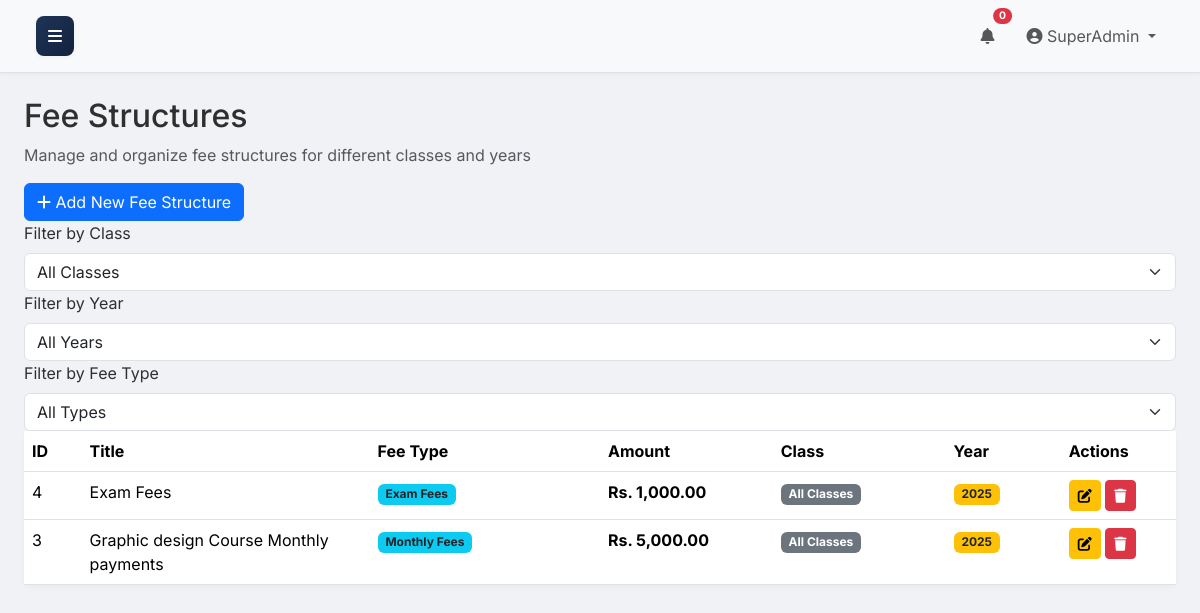
The page /fee_structures/list.php (signed in) on the database its author committed.
### tables this page shows
CREATE TABLE `fee_structures` (
  `id` int(11) NOT NULL,
  `title` varchar(150) NOT NULL,
  `type_id` int(11) NOT NULL,
  `amount` decimal(10,2) NOT NULL,
  `applicable_class` varchar(50) DEFAULT NULL,
  `applicable_year` int(11) DEFAULT NULL,
  `created_at` timestamp NOT NULL DEFAULT current_timestamp()
);

CREATE TABLE `fee_types` (
  `id` int(11) NOT NULL,
  `name` varchar(100) NOT NULL,
  `description` text DEFAULT NULL,
  `created_at` timestamp NOT NULL DEFAULT current_timestamp()
);

### public/fee_structures/list.php (the view, shortened to what this page needs)
<?php
require_once '../includes/header.php';
$pdo = get_pdo_connection();
$fee_structures = [];
try {
    $stmt = $pdo->query("SELECT fs.id, fs.title, ft.name AS type_name, fs.amount, fs.applicable_class, fs.applicable_year FROM fee_structures fs JOIN fee_types ft ON fs.type_id = ft.id ORDER BY fs.title");
    $fee_structures = $stmt->fetchAll(PDO::FETCH_ASSOC);
} catch (PDOException $e) {
    set_message('error', 'Database error fetching fee structures: ' . $e->getMessage());
}
?>
    <div class="container-fluid page-container">
        <div class="page-header">
            <div>
                <h2>Fee Structures</h2>
                <p class="text-muted">Manage and organize fee structures for different classes and years</p>
            </div>
            <div>
                <a href="add.php" class="btn btn-primary">
                    <i class="fas fa-plus"></i> Add New Fee Structure
                </a>
            </div>
        </div>
        <div class="filters-section">
            <form id="filterForm" class="form-row">
                <div class="form-group">
                    <label for="filterClass" class="form-label">Filter by Class</label>
                    <select class="form-select" id="filterClass">
                        <option value="">All Classes</option>
                    </select>
                </div>
                <div class="form-group">
                    <label for="filterYear" class="form-label">Filter by Year</label>
                    <select class="form-select" id="filterYear">
                        <option value="">All Years</option>
                    </select>
                </div>
                <div class="form-group">
                    <label for="filterType" class="form-label">Filter by Fee Type</label>
                    <select class="form-select" id="filterType">
                        <option value="">All Types</option>
                    </select>
                </div>
            </form>
        </div>
        <?php if (empty($fee_structures)): ?>
            <div class="card">
                <div class="card-body text-center py-5">
                    <i class="fas fa-clipboard-list fa-3x text-muted mb-3"></i>
                    <h4>No Fee Structures</h4>
                    <p class="text-muted">No fee structures have been defined yet.</p>
                    <a href="add.php" class="btn btn-primary">
                        <i class="fas fa-plus"></i> Add Your First Fee Structure
                    </a>
                </div>
            </div>
        <?php else: ?>
            <div class="card">
                <div class="table-responsive">
                    <table class="table table-hover mb-0">
                        <thead>
                            <tr>
                                <th width="5%">ID</th>
                                <th width="25%">Title</th>
                                <th width="20%">Fee Type</th>
                                <th width="15%">Amount</th>
                                <th width="15%">Class</th>
                                <th width="10%">Year</th>
                                <th width="10%">Actions</th>
                            </tr>
                        </thead>
                        <tbody>
                            <?php foreach ($fee_structures as $structure): ?>
                                <tr>
                                    <td data-label="ID"><?php echo htmlspecialchars($structure['id']); ?></td>
                                    <td data-label="Title"><?php echo htmlspecialchars($structure['title']); ?></td>
                                    <td data-label="Fee Type">
                                        <span class="badge bg-info text-dark">
                                            <?php echo htmlspecialchars($structure['type_name']); ?>
                                        </span>
                                    </td>
                                    <td data-label="Amount">
                                        <strong>Rs. <?php echo number_format($structure['amount'], 2); ?></strong>
                                    </td>
                                    <td data-label="Class">
                                        <?php if ($structure['applicable_class']): ?>
                                            <span class="badge bg-primary"><?php echo htmlspecialchars($structure['applicable_class']); ?></span>
                                        <?php else: ?>
                                            <span class="badge bg-secondary">All Classes</span>
                                        <?php endif; ?>
                                    </td>
                                    <td data-label="Year">
                                        <?php if ($structure['applicable_year']): ?>
                                            <span class="badge bg-warning text-dark"><?php echo htmlspecialchars($structure['applicable_year']); ?></span>
                                        <?php else: ?>
                                            <span class="badge bg-secondary">All Years</span>
                                        <?php endif; ?>
                                    </td>
                                    <td data-label="Actions">
                                        <div class="action-buttons">
                                            <a href="list.php?edit_id=<?php echo htmlspecialchars($structure['id']); ?>"
                                               class="btn btn-sm btn-warning"
                                               title="Edit">
                                                <i class="fas fa-edit"></i>
                                            </a>
                                            <a href="list.php?delete_id=<?php echo htmlspecialchars($structure['id']); ?>"
                                               class="btn btn-sm btn-danger"
                                               onclick="return confirm('Are you sure you want to delete this fee structure? This will also delete associated student fees and payments.');"
                                               title="Delete">
                                                <i class="fas fa-trash"></i>
                                            </a>
                                        </div>
                                    </td>
                            </tr>
                        <?php endforeach; ?>
                    </tbody>
                </table>
            </div>
        </div>
        <?php endif; ?>
    </div>

### public/assets/css/style.css (style rules this page uses)
html, body { height: 100%; margin: 0; padding: 0; }
:root { --primary-green: #1b4332; --accent-green: #2d6a4f; --light-green: #b7e4c7; --dark-green: #081c15; --professional-blue: #1d3557; --dark-blue: #14213d; --light-gray: #f0f2f5; --medium-gray: #6c757d; --border-color: #dee2e6; --primary: #1d3557; --primary-subtle: #e6eaf0; --success: #2d6a4f; --success-subtle: #e7f2ed; --warning: #ca6702; --warning-subtle: #fff1e6; --info: #184e77; --info-subtle: #e6eff4; --danger: #9b2226; --danger-subtle: #f8e7e7; --secondary: #4a4e69; --secondary-subtle: #ecedf2; --bg-dark: #f0f2f5; --card-bg: #f8f9fa; --timeline-bg: rgba(0, 0, 0, 0.03); --bg-dark: #f0f2f5; --sidebar-width: 250px; --sidebar-collapsed-width: 70px; --sidebar-transition: 0.3s; --shadow-sm: 0 .125rem .25rem rgba(0,0,0,.035); --shadow-md: 0 .5rem 1rem rgba(0,0,0,.05); --shadow-lg: 0 1rem 3rem rgba(0,0,0,.075); }
body { font-family: 'Inter', sans-serif; background-color: var(--bg-dark); overflow-x: hidden; color: #2f2f2f; }
.card { background: var(--card-bg); border: none; box-shadow: 0 2px 6px rgba(0, 0, 0, 0.04); }
@media (min-width: 992px) { body { overflow-x: hidden; } }

### rows shown on the page
fee_structures: id "4", title "Exam Fees", type.name "Exam Fees", amount "1,000.00", shows "All Classes", applicable_year "2025"
fee_structures: id "3", title "Graphic design Course Monthly payments", type.name "Monthly Fees", amount "5,000.00", shows "All Classes", applicable_year "2025"

### other values the page prints
$_SESSION['username'] "SuperAdmin"
